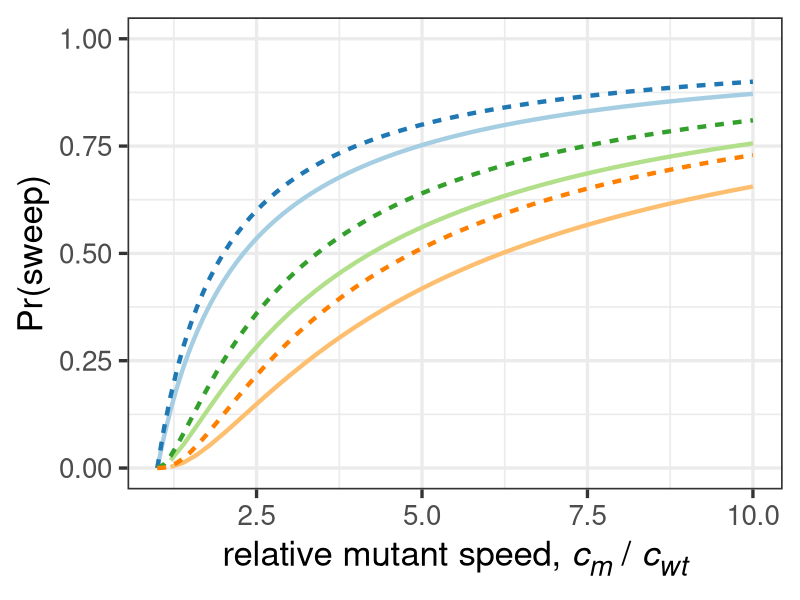
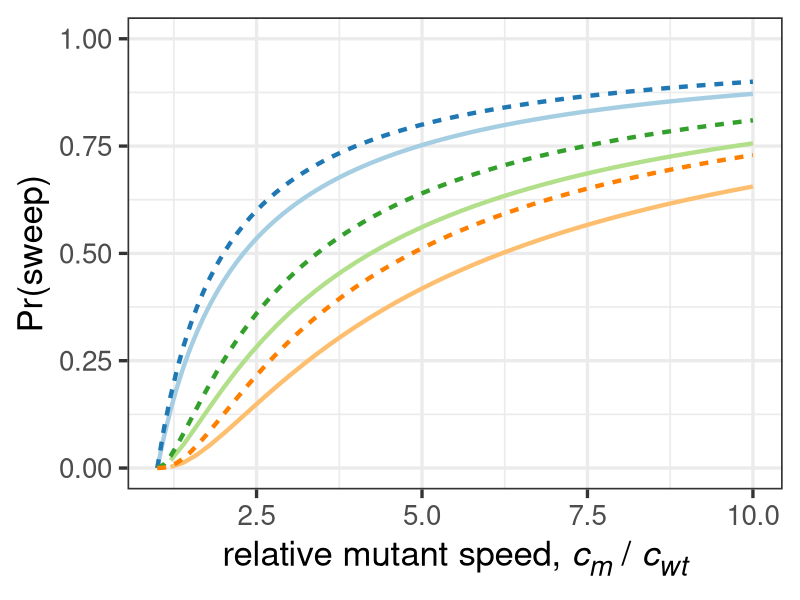

These figures' R source, in order:
# title: Plotting sweep probabilities
# author: Alexander Stein

### libraries
library("tidyverse")
library("ggtext")
library("RColorBrewer")

# Make sure to start in the correct working directory
setwd("~/Documents/GitHub/Sweeps-In-Space/Figures/Figure_2")
pathtosave <- "~/Documents/GitHub/Sweeps-In-Space/Figures/Figure_2/figures/"

### Import data

df <- read_csv("numerical_data/sweep probability vs speed ratio c_wt 0.152 mutation rate 2.34e-06 simplifying assumption 0 2.csv")
df <- rename(df, c("ratio"="Speed ratio", "twodim"="2D", "threedim"="3D"))

# Some converting things
df$twodim <- as.complex(df$twodim)
df$twodim <- Re(df$twodim)

df$threedim <- as.complex(df$threedim)
df$threedim <- Re(df$threedim)

### Define paramter ranges
mu = 1e-5

# Approximate analytic results
c_wt <- 1.0
c_m <- 10:100/10
speedratio <- c_m/c_wt
sweep_1D <- ((c_m-c_wt)/c_m)
sweep_2D <- ((c_m-c_wt)/c_m)^2
sweep_3D <- ((c_m-c_wt)/c_m)^3

# Exact result in 1D
beta_prim <- (c_m-c_wt)/c_wt
sweep_exact <- beta_prim/sqrt(1+beta_prim)*atan2(1,sqrt(1+beta_prim))

# PLot data and prediction of f_Y in 2D using "pop_radius_at_first_mut_init"

cols <- brewer.pal(12,"Paired")

ggplot() + 
  geom_line(aes(x=speedratio, y=sweep_exact),col = cols[1], size=1.5) +
  geom_line(aes(x=speedratio, y=sweep_1D),col = cols[2], linewidth=1.5, linetype="22") +
  geom_line(aes(x=df$ratio, y=df$twodim),col = cols[3], size=1.5) +
  geom_line(aes(x=speedratio, y=sweep_2D),col = cols[4], linewidth=1.5, linetype="22") +
  geom_line(aes(x=df$ratio, y=df$threedim),col = cols[7], size=1.5) +
  geom_line(aes(x=speedratio, y=sweep_3D),col = cols[8], linewidth=1.5, linetype="22") +
  labs(x="relative mutant speed, *c<sub>m* / *c<sub>wt*", y="Pr(sweep)") +
  xlim(1,10) + ylim(0,1) +
  theme_bw(base_size = 25) +
  theme(axis.title.x = element_markdown(), axis.title.y = element_markdown(), legend.position = "none")

### Save the figure

fig4B <- ggplot() + 
  geom_line(aes(x=speedratio, y=sweep_exact),col = cols[1], size=1.5) +
  geom_line(aes(x=speedratio, y=sweep_1D),col = cols[2], linewidth=1.5, linetype="22") +
  geom_line(aes(x=df$ratio, y=df$twodim),col = cols[3], size=1.5) +
  geom_line(aes(x=speedratio, y=sweep_2D),col = cols[4], linewidth=1.5, linetype="22") +
  geom_line(aes(x=df$ratio, y=df$threedim),col = cols[7], size=1.5) +
  geom_line(aes(x=speedratio, y=sweep_3D),col = cols[8], linewidth=1.5, linetype="22") +
  labs(x="relative mutant speed, *c<sub>m* / *c<sub>wt*", y="Pr(sweep)") +
  xlim(1,10) + ylim(0,1) +
  theme_bw(base_size = 25) +
  theme(axis.title.x = element_markdown(), axis.title.y = element_markdown(), legend.position = "none")

a = 1.5
ggsave(paste(pathtosave,"Sweep.pdf",sep=""), fig4B, width = 4^a, height = 3^a)




